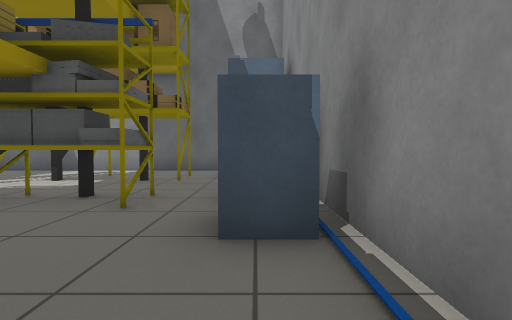
View 1 (above)

21 first-person views from a walk through a world built for the Gazebo simulator. The camera is 0.72 m above the floor, tilts 2° down and sees 80° across. Floor lines are 1 m apart. The floor is counted in squares, 1 m on a side. Each view is taken from the middle of a square. On the plan, view 1 faces up. The plan holds only what a view shows up to about 10 squares ahead; the rest is blank. Some surface patterns are stand-ins.

View 2
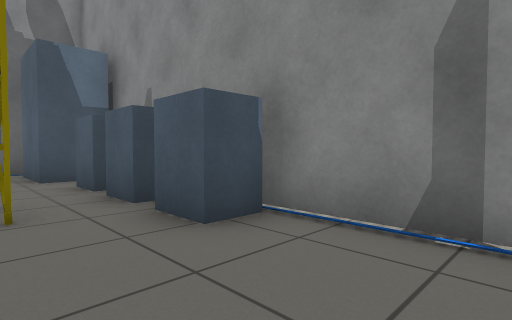

View 3
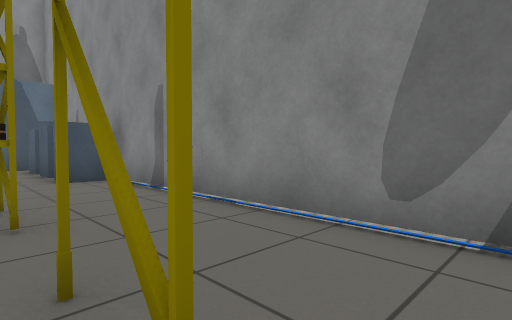

View 4
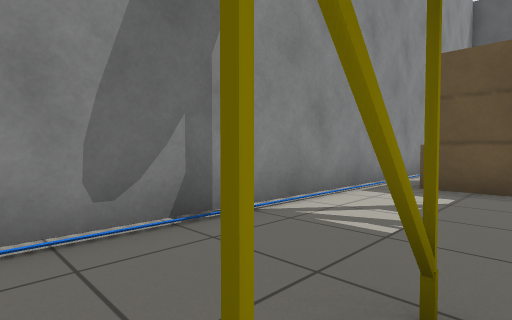

View 5
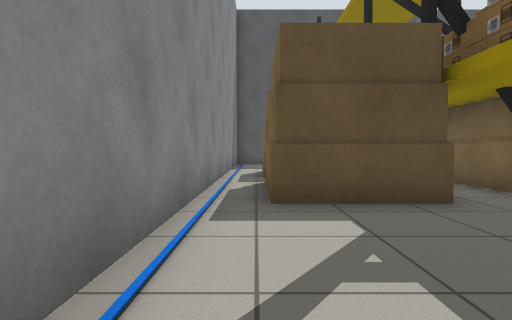

View 6
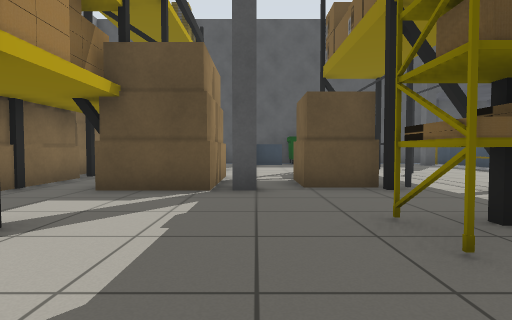

View 7
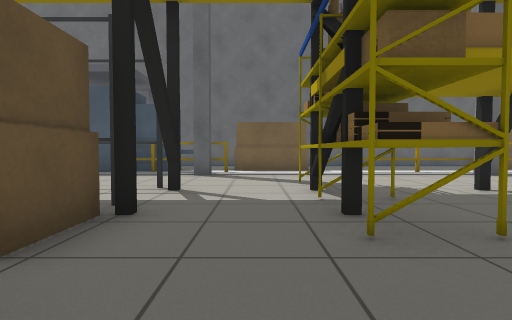

View 8
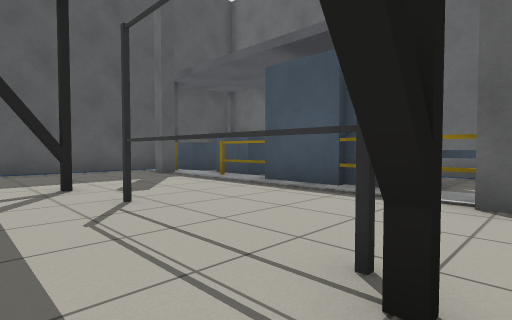

View 9
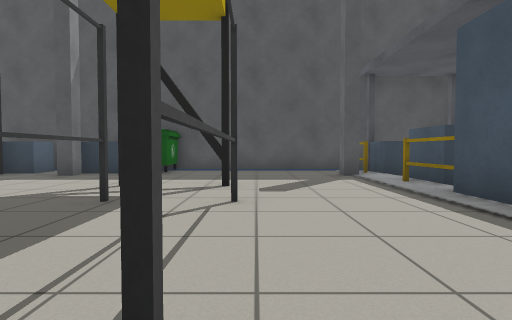

View 10
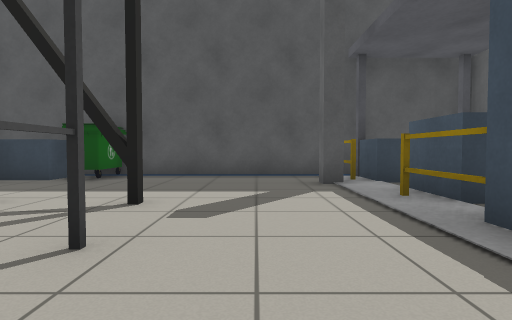

View 11
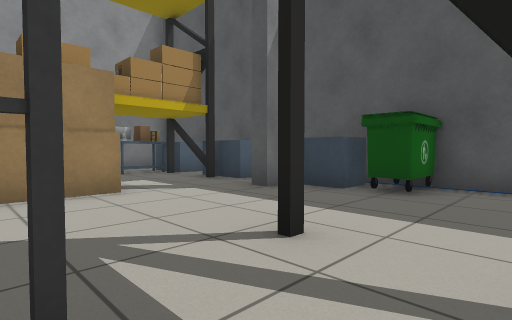

View 12
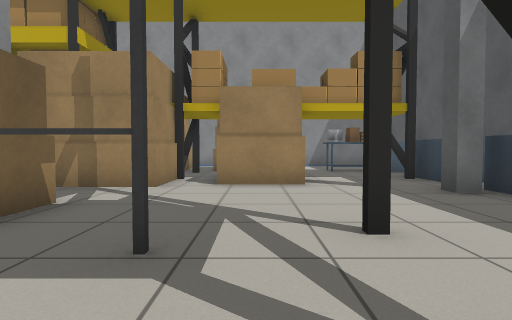

View 13
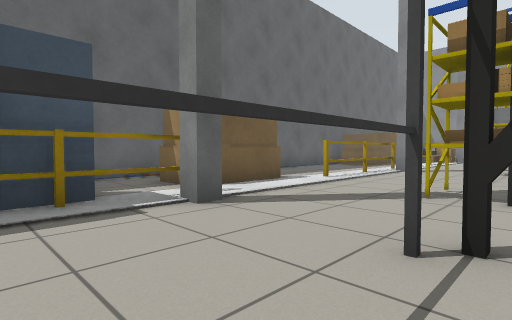

View 14
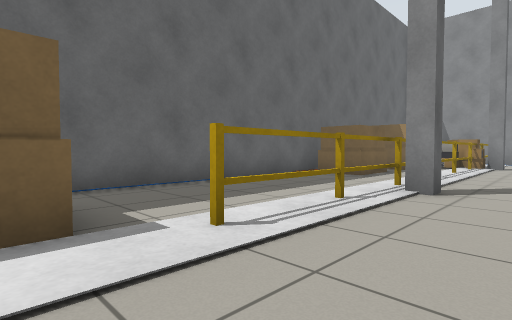

View 15
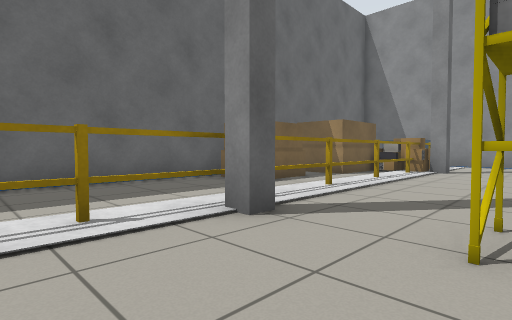

View 16
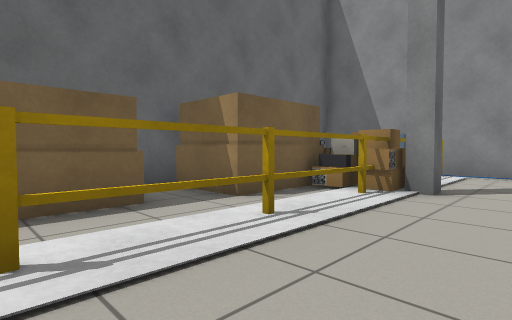

View 17
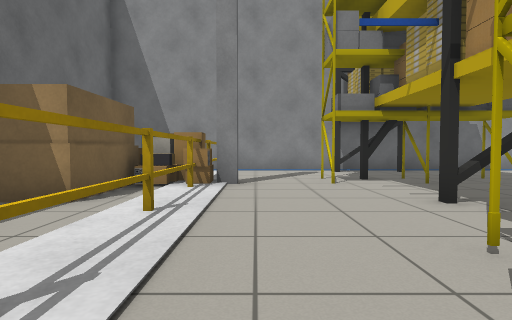

View 18
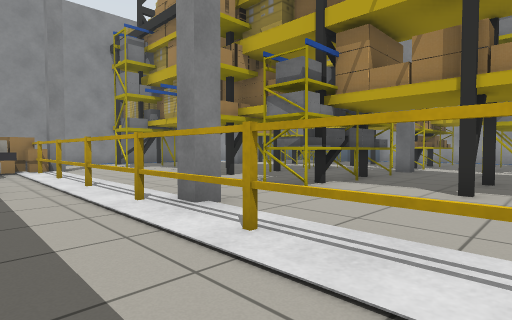

View 19
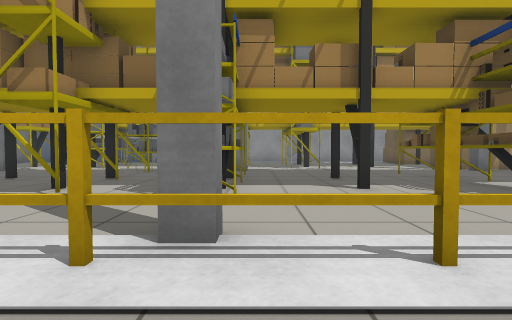

View 20
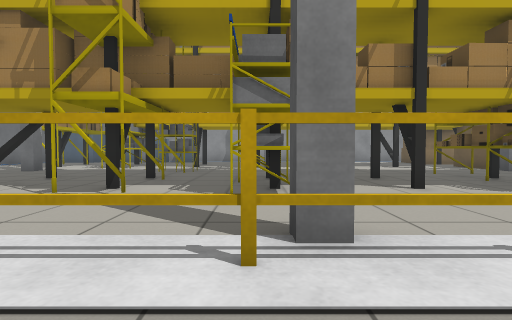

View 21
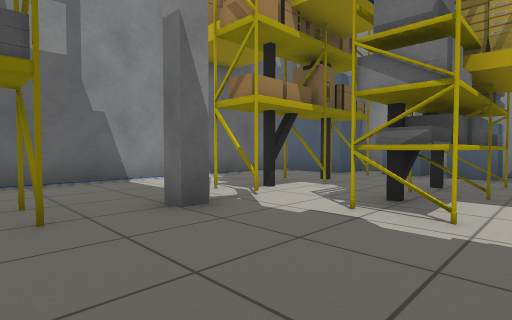

### Floor plan
Key: @ floor where view 1 was taken; # wall or solid block; . main floor; : floor 0.05 m higher than the main floor; = window, fence, low wall or low ledge; B blue box; T thing the floor can be seen under or through; E beige box; P pillar; G grey post; Y yellow post; R grey box; C conveyor; N bench; I bin; S desk; H house; A rack; O other object.
Columns run from 19 left of view 1 to 1 right of it. Each row starts with its distance up from view 1.
 11  #####     ########
 10   OOO...##.........
  9   OO=...  .........B
  8  O  O...TT.........B#
  7  EHHP..#TTT.P.TTTT..#
  6   EHY...T .........B#
  5 # E.#...T ....####.B#
  4 #EE.#...TT....####.B#
  3 # E.Y...T .....##..B#
  2 # E.#..TTTT.A    ...#
  1 #EE.Y..TTT#.A    ...#
  0 #...#...T ...    ..@#
 -1 #...Y..TTTT.P    #..#
 -2 #...P...TT....   ...#
 -3 #...Y...T ....   ...#
 -4 #...#...TT....#  #..#
 -5 #...Y...TT....   ...#
 -6 #...:..TTTT....  ...#
 -7 # EE:..TTTT....# ...#
 -8 #.EE:..........##...#
 -9 #...O.......P..##EEE#
-10 #C..P..G#GEEPEE##EEE#
-11 # BBY..R.REE.EE##E E#
-12   BB#..R.R...EE##EEE#
-13   BB#..G.G....E# E E#
-14   BB#........EE# EOE#
-15   BBY...#.#..EE# E E#
-16   BB:..........# SS
-17    .Y..........# SS
-18   NNPO....INP.N##NN
-19 #GNG .....INN.NN#NN
-20 ##############

Positions as (right, up) in squares from view 1, and headings:
1: (0, 0), facing up
2: (-2, 0), facing up-right
3: (-2, -5), facing up-right
4: (-2, -3), facing down-right
5: (0, -5), facing down
6: (-7, -4), facing down
7: (-6, -8), facing left
8: (-10, -9), facing down-left
9: (-12, -9), facing down
10: (-13, -11), facing down
11: (-11, -13), facing down-right
12: (-12, -14), facing right
13: (-11, -12), facing up-left
14: (-13, -7), facing up-left
15: (-12, -4), facing up-left
16: (-13, 1), facing up-left
17: (-14, 0), facing up
18: (-17, -5), facing up-right
19: (-17, -2), facing right
20: (-17, -1), facing right
21: (-9, 3), facing up-right
